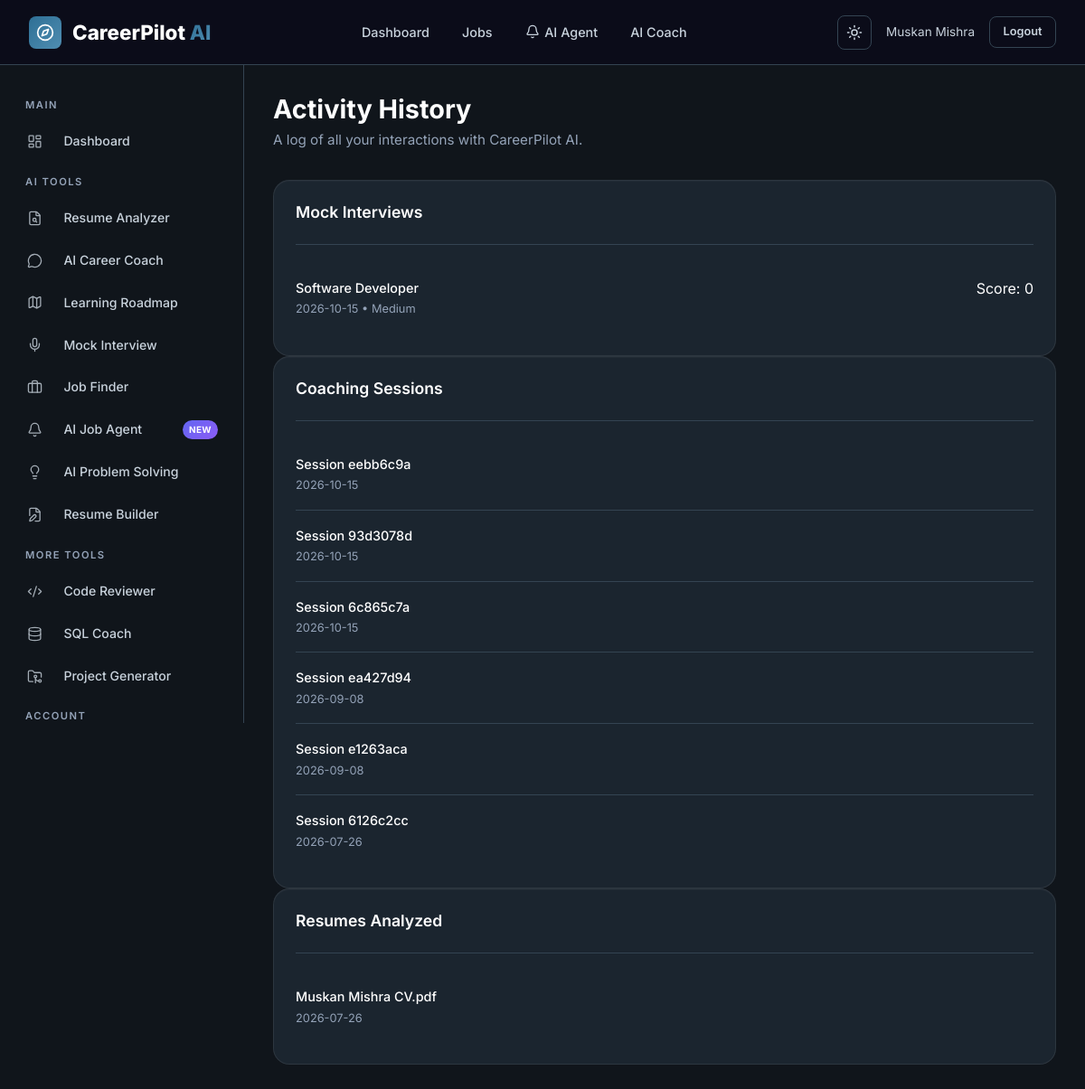
Screenshot of /profile/history (signed in) with the database file from the repository.
### tables this page shows
CREATE TABLE interview_history (
    id INTEGER PRIMARY KEY AUTOINCREMENT,
    user_id INTEGER NOT NULL,
    session_id TEXT NOT NULL,
    role TEXT NOT NULL,
    difficulty TEXT DEFAULT 'medium' CHECK(difficulty IN ('easy', 'medium', 'hard', 'expert')),
    experience_years INTEGER DEFAULT 0,
    interview_type TEXT DEFAULT 'technical',
    questions TEXT DEFAULT '[]',
    answers TEXT DEFAULT '[]',
    evaluations TEXT DEFAULT '[]',
    communication_score INTEGER DEFAULT 0,
    technical_score INTEGER DEFAULT 0,
    confidence_score INTEGER DEFAULT 0,
    overall_score INTEGER DEFAULT 0,
    feedback TEXT DEFAULT '',
    conducted_at TIMESTAMP DEFAULT CURRENT_TIMESTAMP,
    FOREIGN KEY (user_id) REFERENCES users(id) ON DELETE CASCADE
);

CREATE TABLE chat_sessions (
            session_id TEXT PRIMARY KEY,
            user_id INTEGER NOT NULL,
            title TEXT DEFAULT 'New Conversation',
            is_pinned INTEGER DEFAULT 0,
            is_archived INTEGER DEFAULT 0,
            created_at TIMESTAMP DEFAULT CURRENT_TIMESTAMP,
            updated_at TIMESTAMP DEFAULT CURRENT_TIMESTAMP,
            FOREIGN KEY (user_id) REFERENCES users(id) ON DELETE CASCADE
        );

CREATE TABLE resumes (
    id INTEGER PRIMARY KEY AUTOINCREMENT,
    user_id INTEGER NOT NULL,
    filename TEXT NOT NULL,
    original_name TEXT NOT NULL,
    file_size INTEGER DEFAULT 0,
    raw_text TEXT DEFAULT '',
    parsed_data TEXT DEFAULT '{}',
    is_primary INTEGER DEFAULT 0,
    uploaded_at TIMESTAMP DEFAULT CURRENT_TIMESTAMP,
    FOREIGN KEY (user_id) REFERENCES users(id) ON DELETE CASCADE
);

### backend/routes/profile.py (the view)
@profile_bp.route('/history')
@login_required
def history():
    user_id = session['user_id']
    from backend.models.resume import ResumeModel
    from backend.models.job import JobModel
    from backend.models.interview import InterviewModel
    chats      = ChatModel.get_user_sessions(user_id)
    resumes    = ResumeModel.get_by_user(user_id)
    interviews = InterviewModel.get_by_user(user_id)
    return render_template('profile/history.html',
                           chats=chats, resumes=resumes, interviews=interviews)

### backend/database/db.py (called while the page is built)
def get_db_path() -> str:
    base_dir = os.path.dirname(os.path.dirname(os.path.dirname(os.path.abspath(__file__))))
    return os.path.join(base_dir, DATABASE_PATH)

def get_connection(db_path: Optional[str] = None) -> sqlite3.Connection:
    path = db_path or get_db_path()
    conn = sqlite3.connect(path)
    conn.row_factory = sqlite3.Row
    conn.execute("PRAGMA foreign_keys = ON")
    conn.execute("PRAGMA journal_mode = WAL")
    return conn

@contextmanager
def get_db(db_path: Optional[str] = None):
    conn = get_connection(db_path)
    try:
        yield conn
        conn.commit()
    except Exception:
        conn.rollback()
        raise
    finally:
        conn.close()

def execute_query(query: str, params: tuple = (), db_path: Optional[str] = None) -> list[dict]:
    from backend.utils.logger import db_logger
    import time
    start = time.time()
    with get_db(db_path) as db:
        cursor = db.execute(query, params)
        rows = cursor.fetchall()
        duration = int((time.time() - start) * 1000)
        table = query.split('FROM')[1].split('WHERE')[0].strip() if 'FROM' in query else 'unknown'
        log_msg = f"\n[DB]\nSELECT\n{table}\nRows:{len(rows)}\n{duration} ms"
        db_logger.info(log_msg)
        return [dict(row) for row in rows]

### backend/models/chat.py (called while the page is built)
    @staticmethod
    def get_user_sessions(user_id: int, module: str = None) -> list[dict]:
        return execute_query(
            """
            SELECT
                cs.session_id,
                cs.title,
                cs.is_pinned,
                cs.is_archived,
                cs.created_at as session_created_at,
                cs.updated_at,
                MIN(ch.created_at) as started_at,
                MAX(ch.created_at) as last_message,
                COUNT(ch.id) as message_count
            FROM chat_sessions cs
            LEFT JOIN chat_history ch ON cs.session_id = ch.session_id
            WHERE cs.user_id = ? AND cs.is_archived = 0
            GROUP BY cs.session_id
            ORDER BY cs.is_pinned DESC, cs.updated_at DESC
            """,
            (user_id,)
        )

### backend/models/interview.py (called while the page is built)
    @staticmethod
    def get_by_user(user_id: int, limit: int = 20) -> list[dict]:
        return execute_query(
            """SELECT *, conducted_at AS created_at FROM interview_history WHERE user_id = ?
               ORDER BY conducted_at DESC LIMIT ?""",
            (user_id, limit)
        )

### templates/profile/history.html
{% extends "base.html" %}
{% block content %}
{% include "components/sidebar.html" %}
<main class="main-content">
    <div class="page-header reveal">
        <h1>Activity History</h1>
        <p class="page-subtitle">A log of all your interactions with CareerPilot AI.</p>
    </div>
    <div class="grid-3 reveal delay-1">
        <div class="card">
            <div class="card-header">
                <h3 class="card-title">Mock Interviews</h3>
            </div>
            {% if interviews %}
                <ul class="activity-list">
                    {% for item in interviews[:10] %}
                    <li class="activity-item">
                        <div class="activity-content">
                            <div class="flex-between">
                                <div class="activity-title">{{ item.role }}</div>
                                <span>Score: {{ item.overall_score }}</span>
                            </div>
                            <div class="activity-desc">{{ item.created_at.split(' ')[0] if item.created_at else 'Unknown' }} • {{ item.difficulty | title }}</div>
                        </div>
                    </li>
                    {% endfor %}
                </ul>
            {% else %}
                <p style="color: var(--text-tertiary); font-size: 0.9rem;">No mock interviews recorded.</p>
            {% endif %}
        </div>
        <div class="card">
            <div class="card-header">
                <h3 class="card-title">Coaching Sessions</h3>
            </div>
            {% if chats %}
                <ul class="activity-list">
                    {% for item in chats[:10] %}
                    <li class="activity-item">
                        <div class="activity-content">
                            <div class="activity-title text-truncate" style="max-width: 250px;">Session {{ item.session_id[:8] }}</div>
                            <div class="activity-desc">{{ item.started_at.split(' ')[0] if item.started_at else 'Unknown' }}</div>
                        </div>
                    </li>
                    {% endfor %}
                </ul>
            {% else %}
                <p style="color: var(--text-tertiary); font-size: 0.9rem;">No chat history.</p>
            {% endif %}
        </div>
        <div class="card">
            <div class="card-header">
                <h3 class="card-title">Resumes Analyzed</h3>
            </div>
            {% if resumes %}
                <ul class="activity-list">
                    {% for item in resumes[:10] %}
                    <li class="activity-item">
                        <div class="activity-content">
                            <div class="activity-title">{{ item.original_name }}</div>
                            <div class="activity-desc">{{ item.uploaded_at.split(' ')[0] if item.uploaded_at else 'Unknown' }}</div>
                        </div>
                    </li>
                    {% endfor %}
                </ul>
            {% else %}
                <p style="color: var(--text-tertiary); font-size: 0.9rem;">No resumes uploaded.</p>
            {% endif %}
        </div>
    </div>
</main>
{% endblock %}

### static/css/main.css (style rules this page uses)
:root { --primary: #2E6F95; --primary-light: #4F8DB1; --primary-dark: #1E5678; --primary-glow: rgba(46, 111, 149, 0.25); --accent: #D9A441; --accent-light: #E8C66D; --accent-dark: #B98524; --accent-glow: rgba(217, 164, 65, 0.20); --bg-primary: #10151B; --bg-secondary: #17212B; --bg-tertiary: #202B36; --bg-card: #232F3B; --bg-card-hover: #2A3847; --bg-input: #1B2631; --bg-glass: rgba(35, 47, 59, 0.70); --text-primary: #FFFFFF; --text-secondary: #C8D2DC; --text-tertiary: #94A3B8; --text-muted: #718096; --border: #344452; --border-light: rgba(255,255,255,0.05); --border-active: var(--primary); --ring-ats-start: #6366f1; --ring-ats-end: #8b5cf6; --ring-ai-start: #8b5cf6; --ring-ai-end: #ec4899; --ring-complete-start: #22c55e; --ring-complete-end: #16a34a; --border-focus: #4F8DB1; --success: #3BA55C; --warning: #F4B942; --danger: #E25555; --info: #5DA9E9; --shadow-sm: 0 2px 6px rgba(0,0,0,.18); --shadow-md: 0 8px 24px rgba(0,0,0,.28); --shadow-lg: 0 18px 50px rgba(0,0,0,.45); --shadow-glow: 0 0 35px rgba(46,111,149,.18); --shadow-card: inset 0 1px 0 rgba(255,255,255,.03); --glass-bg: rgba(35,47,59,.65); --glass-border: rgba(255,255,255,.08); --glass-blur: blur(24px); --font-primary: "Inter", -apple-system, BlinkMacSystemFont, "Segoe UI", sans-serif; --font-mono: "JetBrains Mono", monospace; --sidebar-width: 270px; --navbar-height: 72px; --radius-xs: 4px; --radius-sm: 8px; --radius-md: 12px; --radius-lg: 18px; --radius-xl: 24px; --radius-2xl: 32px; --radius-full: 999px; --transition-fast: .15s ease; --transition-normal: .30s ease; --transition-slow: .50s ease; --gradient-primary: linear-gradient( 135deg, #2E6F95 0%, #4F8DB1 100% ); --gradient-accent: linear-gradient( 135deg, #D9A441 0%, #E8C66D 100% ); --gradient-card: linear-gradient( 180deg, rgba(255,255,255,.03), rgba(255,255,255,.01) ); --gradient-bg: radial-gradient( circle at top right, rgba(46,111,149,.08), transparent 40% ), radial-gradient( circle at bottom left, rgba(217,164,65,.05), transparent 35% ); --btn-primary-bg: var(--gradient-primary); --btn-primary-hover: linear-gradient( 135deg, #3C7CA3, #5C99BD ); --btn-primary-text: #FFFFFF; --btn-secondary-bg: var(--gradient-accent); --btn-secondary-text: #1A1A1A; --hero-overlay: linear-gradient( 135deg, rgba(16,21,27,.92), rgba(23,33,43,.90) ); --chart-1: #2E6F95; --chart-2: #D9A441; --chart-3: #5DA9E9; --chart-4: #6BCB77; --chart-5: #F4B942; --chart-6: #E25555; --scrollbar-bg: #17212B; --scrollbar-thumb: #344452; --scrollbar-hover: #2E6F95; }
*, *::before, *::after { margin: 0; padding: 0; box-sizing: border-box; }
html { scroll-behavior: smooth; -webkit-font-smoothing: antialiased; -moz-osx-font-smoothing: grayscale; }
body { font-family: var(--font-primary); background: var(--bg-primary); color: var(--text-primary); line-height: 1.6; min-height: 100vh; overflow-x: hidden; }
h1, h2, h3, h4, h5, h6 { font-weight: 700; line-height: 1.2; margin-bottom: 0.5em; color: var(--text-primary); }
h1 { font-size: 2.5rem; }
h3 { font-size: 1.5rem; }
p { color: var(--text-secondary); margin-bottom: 1rem; }
.main-content { margin-left: var(--sidebar-width); margin-top: var(--navbar-height); padding: 2rem; min-height: calc(100vh - var(--navbar-height)); }
.page-header { margin-bottom: 2rem; }
.page-header h1 { font-size: 1.8rem; font-weight: 700; margin-bottom: 0.25rem; }
.page-header .page-subtitle { color: var(--text-tertiary); font-size: 0.95rem; }
.grid-3 { grid-template-columns: repeat(3, 1fr); }
.flex-between { display: flex; align-items: center; justify-content: space-between; }

### static/css/components.css (style rules this page uses)
.card { background: var(--glass-bg); backdrop-filter: var(--glass-blur); -webkit-backdrop-filter: var(--glass-blur); border: 1px solid var(--glass-border); border-radius: var(--radius-lg); padding: 1.5rem; box-shadow: var(--shadow-card); transition: all var(--transition-normal); }
.card-header { display: flex; align-items: center; justify-content: space-between; margin-bottom: 1.25rem; padding-bottom: 1rem; border-bottom: 1px solid var(--border); }
.card-title { font-size: 1.1rem; font-weight: 600; color: var(--text-primary); }

### static/css/animations.css (style rules this page uses)
.reveal { opacity: 0; transform: translateY(30px); transition: all 0.6s ease; }
.reveal.visible { opacity: 1; transform: translateY(0); }
.delay-1 { transition-delay: 0.1s !important; }

### rows the page displays
interview_history: role "Software Developer", overall_score "0", created_at "2026-10-15", difficulty "Medium"
chat_sessions: session_id "eebb6c9a", started_at "2026-10-15"
chat_sessions: session_id "93d3078d", started_at "2026-10-15"
chat_sessions: session_id "6c865c7a", started_at "2026-10-15"
chat_sessions: session_id "ea427d94", started_at "2026-09-08"
chat_sessions: session_id "e1263aca", started_at "2026-09-08"
chat_sessions: session_id "6126c2cc", started_at "2026-07-26"
resumes: original_name "Muskan Mishra CV.pdf", uploaded_at "2026-07-26"

### other values shown
{{ current_user.full_name }} "Muskan Mishra"
